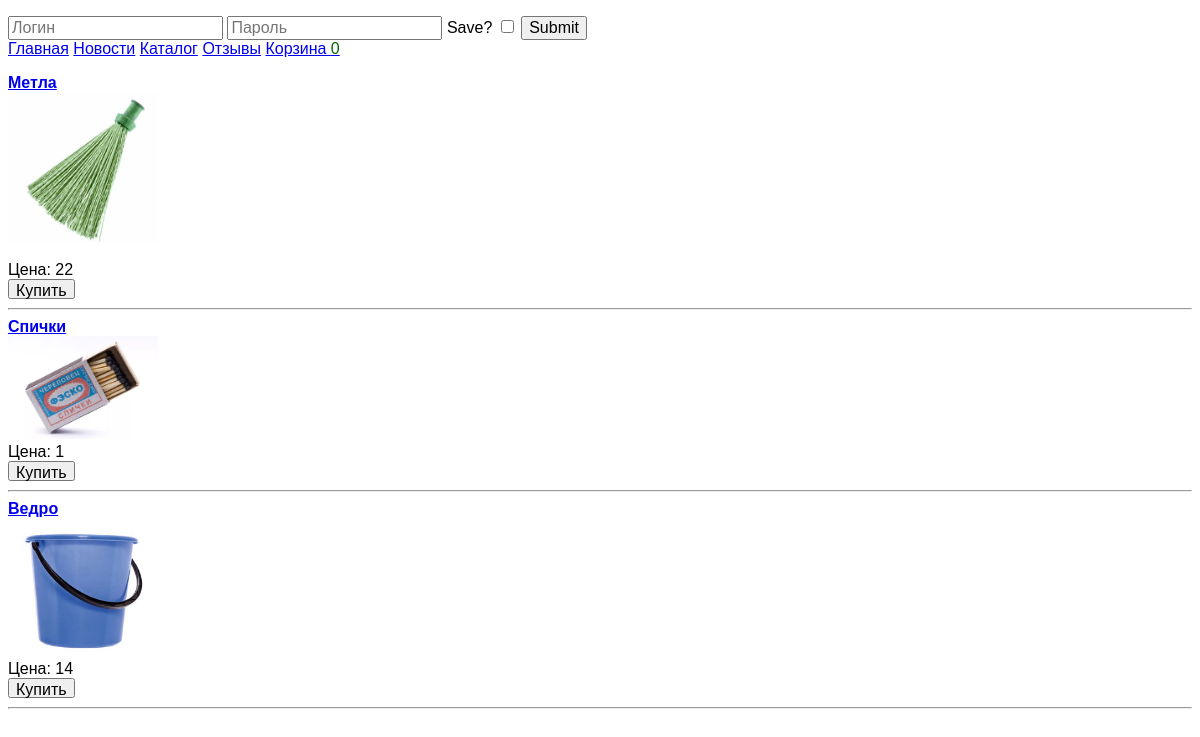
Page /catalog/ on the committed database.
### tables this page shows
CREATE TABLE `goods` (
  `id` int(11) NOT NULL,
  `image` text NOT NULL,
  `name` text NOT NULL,
  `description` text NOT NULL,
  `price` int(11) NOT NULL
);

### engine/db.php (called while the page is built, shortened)
<?php
function getDb() {
    static $db = null;
    if (is_null($db)) {
        $db = @mysqli_connect(HOST, USER, PASS, DB) or die("Could not connect: " . mysqli_connect_error());
    }
    return $db;
}
function getAssocResult($sql)
{
    $db = getDb();
    $result = @mysqli_query($db, $sql) or die(mysqli_error($db));
    $array_result = [];
    while ($row = mysqli_fetch_assoc($result))
        $array_result[] = $row;
    return $array_result;
}

### engine/goods.php (called while the page is built, shortened)
<?php
function getAllGoods() {
    $sql = "SELECT * FROM goods WHERE 1";
    $result = getAssocResult($sql);
    return $result;
}

### engine/controller.php (called while the page is built, shortened)
<?php
function prepareVariables($page, $action, $id)
{
    $params = [];
    $params['allow'] = false;
    $params['admin'] = false;
    $params['count'] = getBasketCount();
    switch ($page) {
        case 'catalog':
            $params['goods'] = getAllGoods();
            break;
    }
    return $params;
}

### views/catalog.php (the view)
<?php foreach ($goods as $good): ?>
<div >
    <a href="/item/<?=$good["id"]?>">
    <b><?=$good['name']?></b><br>
    <img width="150" src="/img/<?=$good['image']?>" alt=""></a><br>
    Цена: <?=$good['price']?><br>
    <button class="buy" data-id="<?=$good['id']?>">Купить</button><hr>
</div>
<?php endforeach; ?>

### public/css/my.css (style rules this page uses)
html * { font-size: 1em !important; font-family: Arial !important; }
button { height: 20px; }

### rows in the picture
goods: name "Метла", image (picture), price "22"
goods: name "Спички", image (picture), price "1"
goods: name "Ведро", image (picture), price "14"

### other values in the picture
$count "0"
